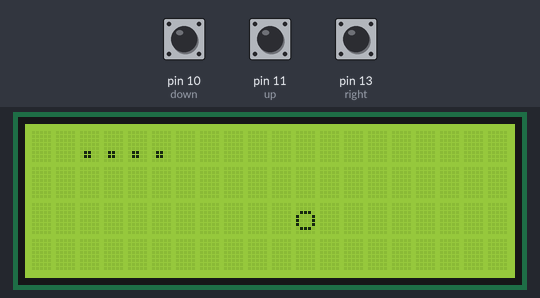
A sketch run on a simulated Arduino Uno, built with avr-gcc and run on an emulated ATmega328P. Parts: 20×4 character LCD. The test bench sets the inputs (shaded band); at power-on: pin 10 (down) LOW, pin 11 (up) LOW, pin 13 (right) LOW. Random numbers use the default seed unless the sketch sets one.

Above: at 0.7 s.
At 2.7 s:
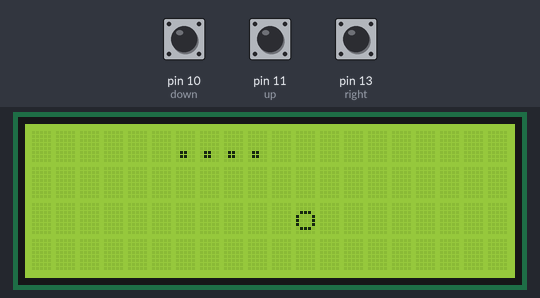
At 4.8 s:
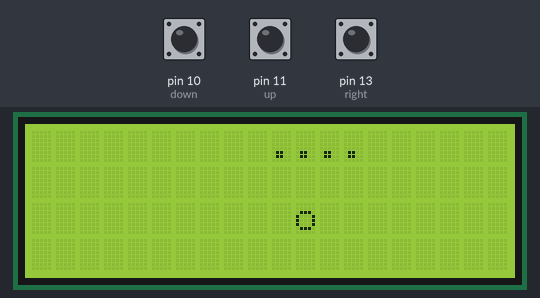
At 6.4 s:
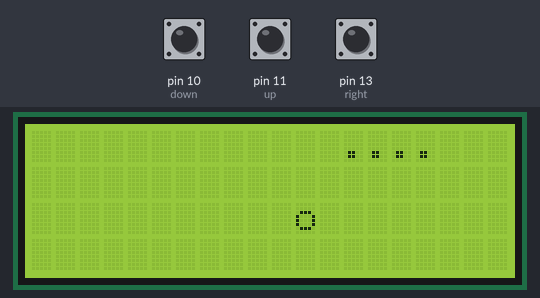
At 7.9 s:
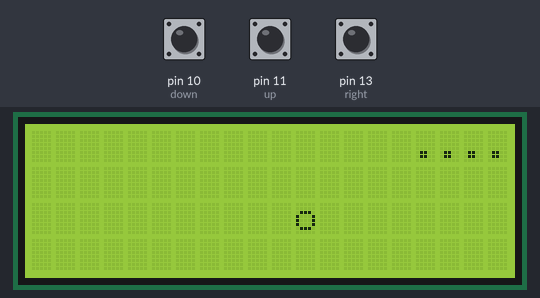
At 8.5 s:
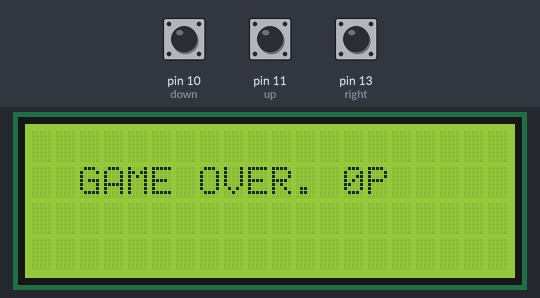

The sketch:

sketch.ino
```cpp
#include <LiquidCrystal_I2C.h>
#include <stdlib.h>
#include <time.h>

LiquidCrystal_I2C lcd(0x27,20,4);
struct coordination {
  int x;
  int y;
};
void setup() {
int up = 11;
int down = 10;
int right = 13;
int left = 12;
int button = right;
int randx = rand()%19;
int randy = rand()%3;
int grt = 3; // The initial index of the head.
int point = 0;

pinMode(up, INPUT);
pinMode(down, INPUT);
pinMode(right, INPUT);
pinMode(left, INPUT);
lcd.begin(20,4);
lcd.backlight();
struct coordination snk[80];

char snake[80];
snake[0] = '.';
snake[1] = '.';
snake[2] = '.';
snake[3] = '.';
// Initial coordinates.
snk[0].x = 0;
snk[0].y = 0;
snk[1].x = 1;
snk[1].y = 0;
snk[2].x = 2;
snk[2].y = 0;
snk[3].x = 3;
snk[3].y = 0;

int i = 0;
while(i<grt+1) {
  lcd.setCursor(i,0);
  lcd.print(snake[i]);
  i++;
}
while(1) {
  int a = grt;
  for(; a>0; a--) {
    lcd.setCursor(snk[a].x, snk[a].y); // Every elements, except head, drop its character to cell of the element after itself
    lcd.print(snake[a-1]);
  }
    lcd.setCursor(snk[0].x,snk[0].y);
    lcd.print(" "); // Excess element is erased.
  int j = 0;
  for(; j<grt; j++) {
    snk[j].x = snk[j+1].x; // The coordinates are updated.
    snk[j].y = snk[j+1].y;
  }
if(button == up) {
    if(snk[grt].y-1 == -1 ){
      lcd.clear();
      lcd.setCursor(2,1);
      lcd.print("GAME OVER. ");lcd.print(point);lcd.print("P");
      return; // The snake crashed the wall.
    }
  for(int number = 0; number<grt; number++) {
    if(snk[grt].x == snk[number].x && snk[grt].y-1 == snk[number].y){
      lcd.clear();
      lcd.setCursor(2,1);
      lcd.print("GAME OVER. ");lcd.print(point);lcd.print("P");
      return; // The snake crashed itself.
    }
  }
      lcd.setCursor(snk[grt].x,snk[grt].y-1);
      lcd.print(snake[grt]); // The head of the snake moves in direction determined before.
      snk[grt].y--;
    if(snk[grt].x == randx && snk[grt].y == randy) {
        randx = rand()%19; // The place of the food is indicated.
        randy = rand()%3;
        grt++;
        snake[grt] = '.'; // The height of the snake increases.
        snk[grt].x = snk[grt-1].x;
        snk[grt].y = snk[grt-1].y;
        point++; // The points go up.
      }
}
else if(button == down) {
      if(snk[grt].y+1 == 4){
        lcd.clear();
        lcd.setCursor(2,1);
        lcd.print("GAME OVER. ");lcd.print(point);lcd.print("P");
        return;
    }
  for(int number = 0; number<grt; number++) {
    if(snk[grt].x == snk[number].x && snk[grt].y+1 == snk[number].y){
      lcd.clear();
      lcd.setCursor(2,1);
      lcd.print("GAME OVER. ");lcd.print(point);lcd.print("P");
      return;
     }
  }
      lcd.setCursor(snk[grt].x,snk[grt].y+1);
      lcd.print(snake[grt]);
      snk[grt].y++;
      if(snk[grt].x == randx && snk[grt].y == randy) {
        randx = rand()%19;
        randy = rand()%3;
        grt++;
        snake[grt] = '.';
        snk[grt].x = snk[grt-1].x;
        snk[grt].y = snk[grt-1].y;
        point++;
      }
}
else if(button == right) {
      if(snk[grt].x+1 == 20){
        lcd.clear();
        lcd.setCursor(2,1);
        lcd.print("GAME OVER. ");lcd.print(point);lcd.print("P");
        return;
    }
    for(int number = 0; number<grt; number++) {
      if(snk[grt].x+1 == snk[number].x && snk[grt].y == snk[number].y){
        lcd.clear();
        lcd.setCursor(2,1);
        lcd.print("GAME OVER. ");lcd.print(point);lcd.print("P");
        return;
     }
  }
      lcd.setCursor(snk[grt].x+1,snk[grt].y);
      lcd.print(snake[grt]);
      snk[grt].x++;
      if(snk[grt].x == randx && snk[grt].y == randy) {
        randx = rand()%19;
        randy = rand()%3;
        grt++;
        snake[grt] = '.';
        snk[grt].x = snk[grt-1].x;
        snk[grt].y = snk[grt-1].y;
        point++;
      }
}
else if(button == left) {
      if(snk[grt].x-1 == -1){
      lcd.clear();
      lcd.setCursor(2,1);
      lcd.print("GAME OVER. ");lcd.print(point);lcd.print("P");
      return;
    }
    for(int number = 0; number<grt; number++) {
      if(snk[grt].x-1 == snk[number].x && snk[grt].y == snk[number].y){
        lcd.clear();
        lcd.setCursor(2,1);
        lcd.print("GAME OVER. ");lcd.print(point);lcd.print("P");
        return;
        }
      }
       lcd.setCursor(snk[grt].x-1,snk[grt].y);
       lcd.print(snake[grt]);
       snk[grt].x--;
       if(snk[grt].x == randx && snk[grt].y == randy) {
        randx = rand()%19;
        randy = rand()%3;
        grt++;
        snake[grt] = '.';
        snk[grt].x = snk[grt-1].x;
        snk[grt].y = snk[grt-1].y;
        point++;
      }
}
  for(int b = 0; b<500; b++){   // The user data is taken from buttons.
    delay(1);
    if(button != down && digitalRead(up) ) {
      button = up;
    }
    else if(button != up && digitalRead(down)) {
      button = down;
    }
    else if(button != left && digitalRead(right)) {
      button = right;
    }
    else if(button != right && digitalRead(left)) {
      button = left;
    }
  }
  lcd.setCursor(randx,randy);
  lcd.print('o'); // The food is placed into the area.
}
}
void loop() {
}

 
```

Measured:
- what the display in image 4 shows lasts 0.5 s, from 7.9 s to 8.4 s
